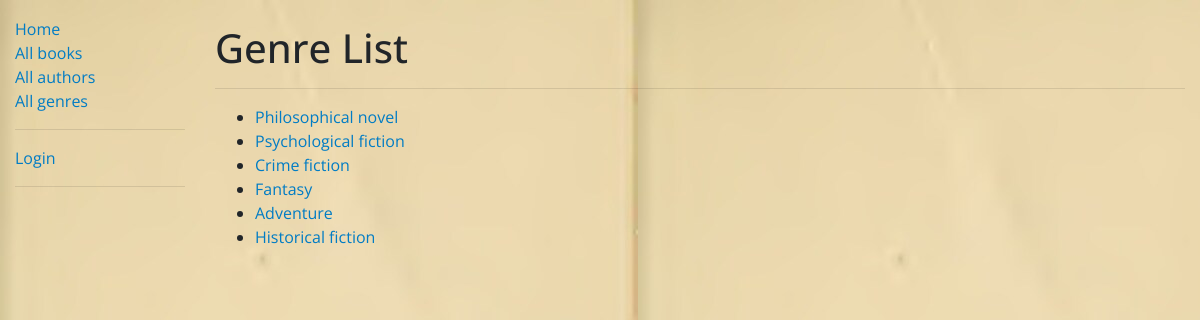
The page /catalog/genres/ on the database its author committed.
### catalog/models.py (models this page shows, shortened)
class Genre(models.Model):
    name = models.CharField(max_length=200, help_text='Enter the book genre (e.g. Science Fiction)')
    def get_absolute_url(self):
        return reverse('genre-detail', args=[str(self.id)])

### catalog/views.py (the view)
# urls.py: path('genres/', views.GenreList.as_view(), name='genres'),
class GenreList(generic.ListView):
    model = Genre
    paginate_by = 10

### catalog/templates/catalog/genre_list.html (shortened to what this page needs)
{% extends "base_generic.html" %}
{% block content %}
    <h1>Genre List</h1>
    <hr>
    {% if genre_list %}
        <ul>
            {% for genre in genre_list %}
                <li>
                    <a href="{{ genre.get_absolute_url }}">{{ genre.name }}</a>
                </li>
            {% endfor %}
        </ul>
    {% else %}
        <p>There are no genres in the library yet.</p>
    {% endif %}
{% endblock %}

### catalog/static/css/styles.css (style rules this page uses)
body { background-image: url("../images/reader.jpg"); }

### catalog/static/css/links.css (style rules this page uses)
body { font-family:'Open Sans', sans-serif; }
a,a:visited,a:hover,a:active { -webkit-backface-visibility:hidden; backface-visibility:hidden; position:relative; transition:0.3s color ease; text-decoration:none; color: #017cc4; }

### rows shown on the page
Genre: name "Philosophical novel"
Genre: name "Psychological fiction"
Genre: name "Crime fiction"
Genre: name "Fantasy"
Genre: name "Adventure"
Genre: name "Historical fiction"
